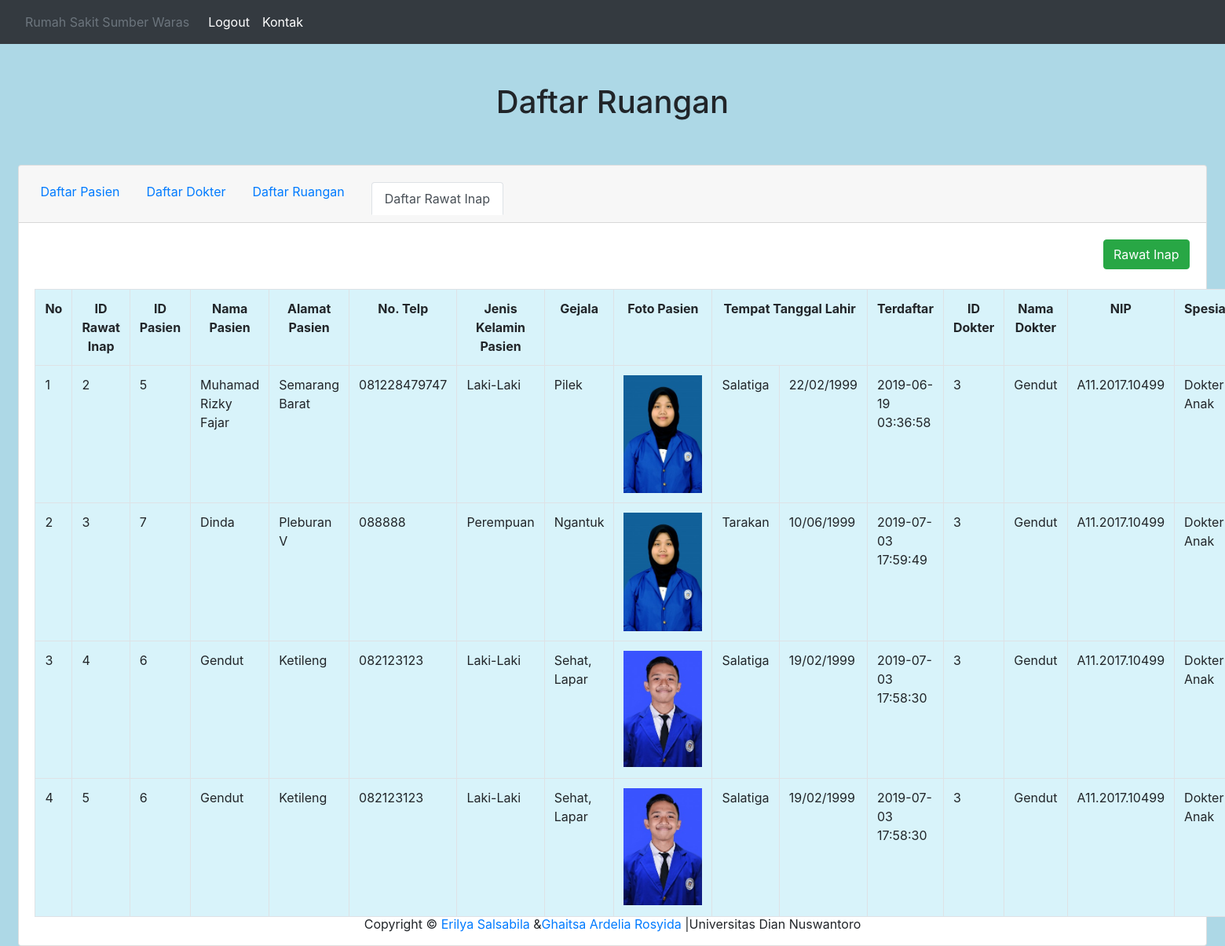
The page /view/tampil_rawatInap.php on the database its author committed.
### tables this page shows
CREATE TABLE IF NOT EXISTS `daftar_rawatinap` (
`id` int(11) NOT NULL,
  `id_pasien` int(11) DEFAULT NULL,
  `nama_pasien` varchar(50) DEFAULT NULL,
  `alamat` text,
  `telp` varchar(14) DEFAULT NULL,
  `jenis_kelamin_pasien` varchar(14) DEFAULT NULL,
  `gejala` text,
  `foto_pasien` varchar(250) DEFAULT NULL,
  `kota` varchar(50) DEFAULT NULL,
  `tlahir` varchar(20) DEFAULT NULL,
  `reg_pasien` varchar(50) DEFAULT NULL,
  `id_dokter` int(11) DEFAULT NULL,
  `nama_dokter` varchar(50) DEFAULT NULL,
  `nip` varchar(50) DEFAULT NULL,
  `spesialis` varchar(50) DEFAULT NULL,
  `foto_dokter` varchar(250) DEFAULT NULL,
  `telp_dokter` varchar(50) DEFAULT NULL,
  `jenis_kelamin_dokter` varchar(50) DEFAULT NULL,
  `reg_dokter` varchar(50) DEFAULT NULL,
  `id_ruangan` int(11) DEFAULT NULL,
  `nama-ruangan` varchar(50) DEFAULT NULL,
  `kelas` varchar(10) DEFAULT NULL,
  `no_ruangan` int(11) DEFAULT NULL
);

### view/tabel_daftar_rawatInap.php (the view, shortened to what this page needs)
<?php
include '../proses/koneksi.php';
 ?>
 <br>
 <center>
<table class="table table-bordered" style="width: 100%; background-color: #d8f3fa;">
	<tr>
		<th class="text-center">No</th>
		<th class="text-center" style="width: 50px">ID Rawat Inap</th>
		<th class="text-center" style="width: 50px">ID Pasien</th>
		<th class="text-center" style="width: 200px;">Nama Pasien</th>
		<th class="text-center" style="width: 300px;">Alamat Pasien</th>
		<th class="text-center">No. Telp</th>
		<th class="text-center">Jenis Kelamin Pasien</th>
		<th class="text-center" style="width: 300px;">Gejala</th>
		<th class="text-center" style="width: 150px">Foto Pasien</th>
		<th colspan="2" class="text-center">Tempat Tanggal Lahir</th>
		<th class="text-center">Terdaftar</th>
		<th class="text-center">ID Dokter</th>
		<th class="text-center">Nama Dokter</th>
		<th class="text-center">NIP</th>
		<th class="text-center">Spesialis</th>
	</tr>
	<?php
		$nomor = 0;
		$d = mysqli_query($koneksi,"SELECT * FROM daftar_rawatInap");
		if(mysqli_num_rows($d)>0){
		while($data=mysqli_fetch_array($d)){
			$nomor++;
			?>
	<tr>
			<td><?php echo $nomor ?></td>
			<td><?php echo $data['id'] ?></td>
			<td><?php echo $data['id_pasien'] ?></td>
			<td><?php echo $data['nama_pasien'] ?></td>
			<td><?php echo $data['alamat'] ?></td>
			<td><?php echo $data['telp'] ?></td>
			<td><?php echo $data['jenis_kelamin_pasien'] ?></td>
			<td><?php echo $data['gejala'] ?></td>
			<td><img src="../foto/pasien/<?php echo $data['foto_pasien'] ?>" alt="" style="width: 100px;"></td>
			<td><?php echo $data['kota'] ?></td>
			<td><?php echo $data['tlahir'] ?></td>
			<td><?php echo $data['reg_pasien'] ?></td>
			<td><?php echo $data['id_dokter'] ?></td>
			<td><?php echo $data['nama_dokter'] ?></td>
			<td><?php echo $data['nip'] ?></td>
			<td><?php echo $data['spesialis'] ?></td>
			<?php
		}
		}
	 ?>
	</tr>
</table>
 </center>

### view/tampil_rawatInap.php (shortened to what this page needs)
<?php
include '../proses/koneksi.php';
?>
 <!doctype html>
<html lang="en">
  <head>
    <link rel="stylesheet" href="https://stackpath.bootstrapcdn.com/bootstrap/4.3.1/css/bootstrap.min.css">
     <link rel="stylesheet" type="text/css" href="../css/bootstrap.min.css">
  </head>
  <body style="background-color: lightblue;">
  <nav class="navbar navbar-expand-lg navbar-dark bg-dark">
  	<a class="nav-item nav-link disabled" href="#">Rumah Sakit Sumber Waras</a>
	  <div class="collapse navbar-collapse" id="navbarNavAltMarkup">
	    <div class="navbar-nav">
	      <a class="nav-item nav-link active" href="../index.php?pesan=logout">Logout<span class="sr-only"></span></a>
	     <a class="nav-item nav-link active" data-toggle="modal" data-target="#contact" href="#">Kontak</a>
	    </div>
	  </div>
	</nav>
		<h1 class="text-center" style="margin-top: 50px;">Daftar Ruangan</h1>
		<br>
		<br>
	<center>
	<div class="card text-center" style="width: 97%;">
	  <div class="card-header">
	    <ul class="nav nav-tabs card-header-tabs">
	      <li class="nav-item">
	        <a class="nav-link" href="tampil_daftar_pasien.php">Daftar Pasien</a>
	      </li>
	      <li class="nav-item">
	        <a class="nav-link" href="tampil_daftar_dokter.php">Daftar Dokter</a>
	      </li>
	      <li class="nav-item">
	        <a class="nav-link" href="tampil_daftar_ruangan.php">Daftar Ruangan</a>
	      </li>
	      <li class="nav-link">
	      	<a class="nav-link active" href="tampil_rawatInap.php">Daftar Rawat Inap</a>
	      </li>
	    </ul>
	  </div>
	  <div class="card-body text-left">
			<table style="width: 100%;">
				<tr>
					<td>
					<button class="btn btn-success" style="float: right;right: 0;" type="button" data-toggle="modal" data-target="#tambahRawatInap">Rawat Inap</button>
					</td>
				</tr>
			</table>
		    <?php
				include 'tabel_daftar_rawatInap.php';
			 ?>
	  </div>
	</div>
	</center>
	<p class="text-center" style="position: fixed;bottom: 0;width: 100%;">Copyright &copy <a href="http://instagram.com/erilyasb">Erilya Salsabila</a> &<a href="http://instagram.com/get54_">Ghaitsa Ardelia Rosyida</a> |Universitas Dian Nuswantoro</p>
  </body>
</html>

### rows shown on the page
daftar_rawatinap: id "2", id_pasien "5", nama_pasien "Muhamad Rizky Fajar", alamat "Semarang Barat", telp "081228479747", jenis_kelamin_pasien "Laki-Laki", gejala "Pilek", foto_pasien (picture), kota "Salatiga", tlahir "22/02/1999", reg_pasien "2019-06-19 03:36:58", id_dokter "3", nama_dokter "Gendut", nip "A11.2017.10499", spesialis "Dokter Anak"
daftar_rawatinap: id "3", id_pasien "7", nama_pasien "Dinda", alamat "Pleburan V", telp "088888", jenis_kelamin_pasien "Perempuan", gejala "Ngantuk", foto_pasien (picture), kota "Tarakan", tlahir "10/06/1999", reg_pasien "2019-07-03 17:59:49", id_dokter "3", nama_dokter "Gendut", nip "A11.2017.10499", spesialis "Dokter Anak"
daftar_rawatinap: id "4", id_pasien "6", nama_pasien "Gendut", alamat "Ketileng", telp "082123123", jenis_kelamin_pasien "Laki-Laki", gejala "Sehat, Lapar", foto_pasien (picture), kota "Salatiga", tlahir "19/02/1999", reg_pasien "2019-07-03 17:58:30", id_dokter "3", nama_dokter "Gendut", nip "A11.2017.10499", spesialis "Dokter Anak"
daftar_rawatinap: id "5", id_pasien "6", nama_pasien "Gendut", alamat "Ketileng", telp "082123123", jenis_kelamin_pasien "Laki-Laki", gejala "Sehat, Lapar", foto_pasien (picture), kota "Salatiga", tlahir "19/02/1999", reg_pasien "2019-07-03 17:58:30", id_dokter "3", nama_dokter "Gendut", nip "A11.2017.10499", spesialis "Dokter Anak"
